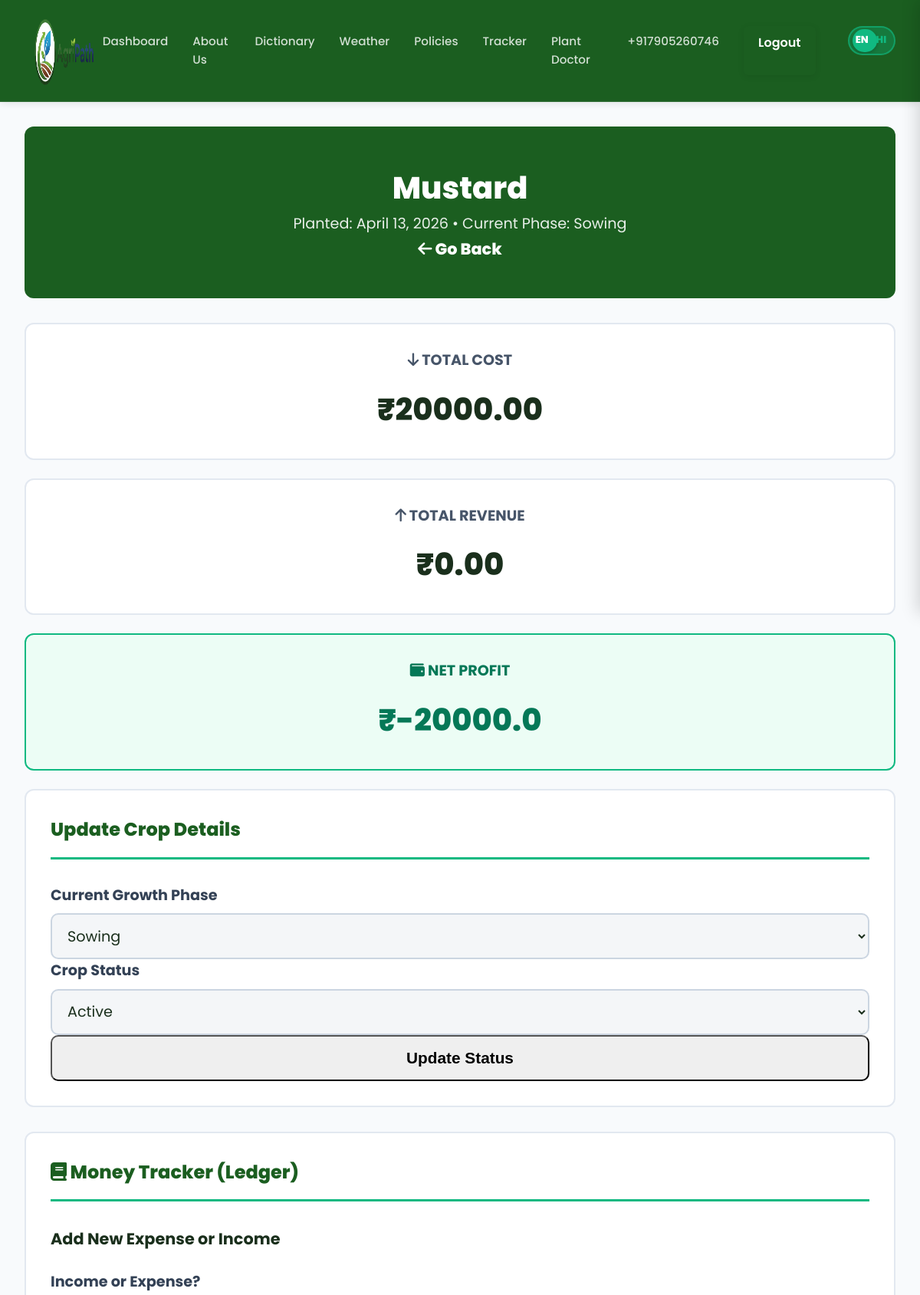
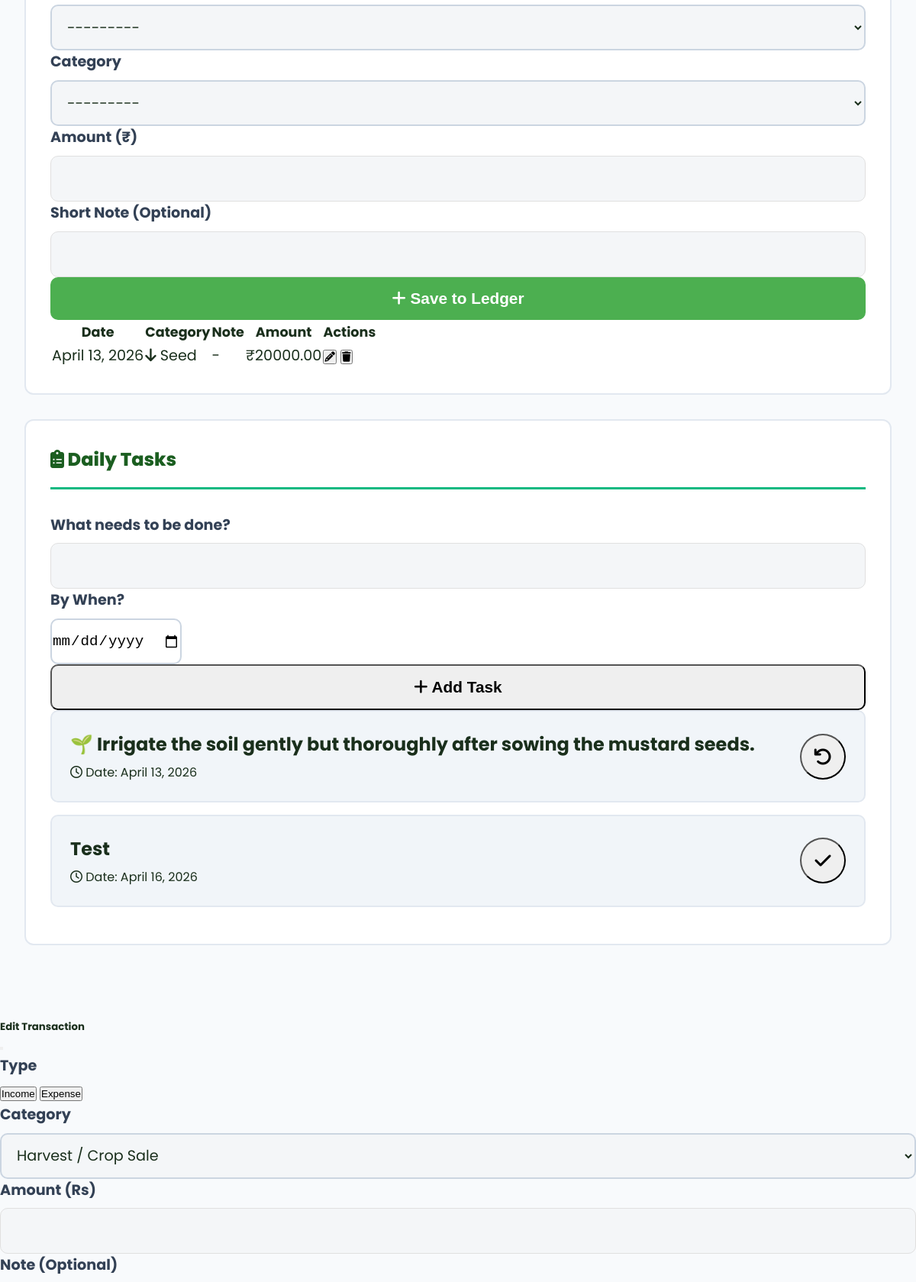
The app's page /tracker/update/6/ (signed in, upper part) with its own data (2 pictures, top to bottom).
### tracker/models.py (models this page shows, shortened)
class CropTracker(models.Model):
    GROWTH_PHASES = [
        ('Sowing', 'Sowing'),
        ('Germination', 'Germination'),
        ('Vegetative', 'Vegetative'),
        ('Flowering', 'Flowering'),
        ('Fruiting', 'Fruiting'),
        ('Maturation', 'Maturation'),
    ]
    STATUS_CHOICES = [
        ('Active', 'Active'),
        ('Completed', 'Completed'),
    ]
    user = models.ForeignKey(User, on_delete=models.CASCADE, related_name='tracked_crops')
    crop = models.ForeignKey(Crop, on_delete=models.SET_NULL, null=True, blank=True)
    crop_name_custom = models.CharField(max_length=100, blank=True, default='', help_text="Custom crop name if not in dictionary")
    quantity = models.DecimalField(max_digits=10, decimal_places=2)
    unit = models.CharField(max_length=50, default='kg')
    planting_date = models.DateField()
    harvest_date = models.DateField(null=True, blank=True)
    growth_phase = models.CharField(max_length=50, choices=GROWTH_PHASES, default='Sowing')
    phase_updated_date = models.DateField(null=True, blank=True)
    status = models.CharField(max_length=20, choices=STATUS_CHOICES, default='Active')
    health = models.CharField(
        max_length=20,
        choices=[('Healthy', 'Healthy'), ('Attention', 'Attention'), ('At Risk', 'At Risk')],
        default='Healthy'
    )
    emoji = models.CharField(max_length=10, default='🌿', help_text="Emoji for visual identification")
    cost = models.DecimalField(max_digits=10, decimal_places=2, default=0)
    revenue = models.DecimalField(max_digits=10, decimal_places=2, default=0)
    location = models.CharField(max_length=100, blank=True)
    field_polygon = models.TextField(blank=True, help_text="GeoJSON or coordinate string for the field map")
    field_area_acres = models.DecimalField(max_digits=10, decimal_places=2, null=True, blank=True)
    strategy = models.TextField(blank=True, help_text="Notes or strategy for this crop")
    created_at = models.DateTimeField(auto_now_add=True)
    updated_at = models.DateTimeField(auto_now=True)
    class Meta:
        ordering = ['-planting_date']
    @property
    def display_name(self):
        return self.crop.name if self.crop else self.crop_name_custom
    @property
    def profit(self):
        return float(self.revenue - self.cost)

class FinancialEntry(models.Model):
    ENTRY_TYPES = [
        ('Expense', 'Expense'),
        ('Revenue', 'Revenue'),
    ]
    CATEGORIES = [
        ('Seed', 'Seed'),
        ('Fertilizer', 'Fertilizer'),
        ('Pesticide', 'Pesticide'),
        ('Labor', 'Labor'),
        ('Equipment', 'Equipment'),
        ('Harvest/Sale', 'Harvest/Sale'),
        ('Other', 'Other'),
    ]
    crop_tracker = models.ForeignKey(CropTracker, related_name='financials', on_delete=models.CASCADE)
    entry_type = models.CharField(max_length=20, choices=ENTRY_TYPES)
    category = models.CharField(max_length=50, choices=CATEGORIES)
    amount = models.DecimalField(max_digits=10, decimal_places=2)
    date = models.DateField(auto_now_add=True)
    description = models.CharField(max_length=255, blank=True)
    class Meta:
        ordering = ['-date']

class Task(models.Model):
    crop_tracker = models.ForeignKey(CropTracker, related_name='tasks', on_delete=models.CASCADE)
    title = models.CharField(max_length=200)
    due_date = models.DateField()
    is_completed = models.BooleanField(default=False)
    class Meta:
        ordering = ['due_date']

### tracker/views.py (the view)
# urls.py: path('update/<int:tracker_id>/', views.update_crop, name='update_tracked_crop'),
@login_required
def update_crop(request, tracker_id):
    crop_tracker = get_object_or_404(CropTracker, id=tracker_id, user=request.user)
    if request.method == 'POST':
        form = CropUpdateForm(request.POST, instance=crop_tracker)
        if form.is_valid():
            form.save()
            return redirect('tracker_dashboard')
    else:
        form = CropUpdateForm(instance=crop_tracker)
    return render(request, 'tracker/update_crop.html', {
        'form': form,
        'crop': crop_tracker,
        'financial_form': FinancialEntryForm(),
        'task_form': TaskForm(),
        'financials': crop_tracker.financials.all(),
        'tasks': crop_tracker.tasks.all(),
    })

### templates/tracker/update_crop.html (shortened to what this page needs)
{% extends 'base.html' %}
{% load static %}
{% block extra_css %}
<link rel="stylesheet" href="https://cdnjs.cloudflare.com/ajax/libs/font-awesome/6.4.0/css/all.min.css">
{% endblock %}
{% block content %}
<div class="container" style="padding-top: 2rem; padding-bottom: 4rem; max-width: 1200px;">
    <div class="dashboard-header">
        <h2>{{ crop.display_name }}</h2>
        <p>Planted: {{ crop.planting_date }} &bull; Current Phase: {{ crop.growth_phase }}</p>
        <a href="{% url 'tracker_dashboard' %}" class="btn btn-light btn-massive mx-auto mt-3" style="max-width: 300px;"><i class="fas fa-arrow-left"></i> Go Back</a>
    </div>
    <div class="row">
        <div class="col-md-4">
            <div class="summary-card">
                <h3><i class="fas fa-arrow-down text-danger"></i> Total Cost</h3>
                <div class="value text-danger">₹{{ crop.cost }}</div>
            </div>
        </div>
        <div class="col-md-4">
            <div class="summary-card">
                <h3><i class="fas fa-arrow-up text-success"></i> Total Revenue</h3>
                <div class="value text-success">₹{{ crop.revenue }}</div>
            </div>
        </div>
        <div class="col-md-4">
            <div class="summary-card" style="border-color: #10b981; background: #ecfdf5;">
                <h3 style="color: #047857;"><i class="fas fa-wallet text-success"></i> Net Profit</h3>
                <div class="value" style="color: #047857;">₹{{ crop.profit }}</div>
            </div>
        </div>
    </div>
    <div class="card-panel">
        <h4 class="card-title">Update Crop Details</h4>
        <form method="post" id="crop-update-form">
            <div class="row">
                <div class="col-md-6 mb-4">
                    <label>Current Growth Phase</label>
                    {{ form.growth_phase }}
                </div>
                <div class="col-md-6 mb-4">
                    <label>Crop Status</label>
                    {{ form.status }}
                </div>
            </div>
            <button type="submit" class="btn btn-success btn-massive">Update Status</button>
        </form>
    </div>
    <div class="card-panel">
        <h4 class="card-title"><i class="fas fa-book"></i> Money Tracker (Ledger)</h4>
        <div class="bg-light p-4 rounded mb-5 border">
            <h5 style="font-size: 1.3rem; font-weight: 700; margin-bottom: 1.5rem;">Add New Expense or Income</h5>
            <form method="post" action="{% url 'add_financial_entry' %}">
                <div class="row">
                    <div class="col-md-6 mb-3">
                        <label>Income or Expense?</label>
                        {{ financial_form.entry_type }}
                    </div>
                    <div class="col-md-6 mb-3">
                        <label>Category</label>
                        {{ financial_form.category }}
                    </div>
                    <div class="col-md-6 mb-3">
                        <label>Amount (₹)</label>
                        {{ financial_form.amount }}
                    </div>
                    <div class="col-md-6 mb-3">
                        <label>Short Note (Optional)</label>
                        {{ financial_form.description }}
                    </div>
                </div>
                <button type="submit" class="btn btn-primary btn-massive mt-3"><i class="fas fa-plus"></i> Save to Ledger</button>
            </form>
        </div>
        <div class="table-responsive">
            <table class="table table-bordered table-striped">
                <thead class="table-light">
                    <tr>
                        <th>Date</th>
                        <th>Category</th>
                        <th>Note</th>
                        <th>Amount</th>
                        <th>Actions</th>
                    </tr>
                </thead>
                <tbody>
                    {% for entry in financials %}
                    <tr>
                        <td>{{ entry.date }}</td>
                        <td>
                            {% if entry.entry_type == 'Expense' %}
                            <span class="text-danger fw-bold"><i class="fas fa-arrow-down"></i> {{ entry.category }}</span>
                            {% else %}
                            <span class="text-success fw-bold"><i class="fas fa-arrow-up"></i> {{ entry.category }}</span>
                            {% endif %}
                        </td>
                        <td>{{ entry.description|default:"-" }}</td>
                        <td class="fw-bold">₹{{ entry.amount }}</td>
                        <td>
                            <button class="btn btn-sm btn-outline-primary me-1" onclick="openEditTxn({{ entry.id }}, '{{ entry.entry_type }}', '{{ entry.category }}', {{ entry.amount }}, '{{ entry.description|escapejs }}')">
                                <i class="fas fa-pencil-alt"></i>
                            </button>
                            <form method="POST" action="{% url 'delete_financial_entry' entry.id %}" style="display:inline;" onsubmit="return confirm('Delete this transaction?')">
                                <button type="submit" class="btn btn-sm btn-outline-danger">
                                    <i class="fas fa-trash"></i>
                                </button>
                            </form>
                        </td>
                    </tr>
                    {% empty %}
                    <tr><td colspan="5" class="text-center text-muted py-4">No entries added yet.</td></tr>
                    {% endfor %}
                </tbody>
            </table>
        </div>
    </div>
    <div class="card-panel">
        <h4 class="card-title"><i class="fas fa-clipboard-list"></i> Daily Tasks</h4>
        <form method="post" action="{% url 'add_task' %}" class="bg-light p-4 rounded mb-4 border">
            <div class="row">
                <div class="col-md-6 mb-3">
                    <label>What needs to be done?</label>
                    {{ task_form.title }}
                </div>
                <div class="col-md-6 mb-3">
                    <label>By When?</label>
                    {{ task_form.due_date }}
                </div>
            </div>
            <button type="submit" class="btn btn-secondary btn-massive mt-3"><i class="fas fa-plus"></i> Add Task</button>
        </form>
        <div class="task-list">
            {% for task in tasks %}
            <div class="task-item {% if task.is_completed %}opacity-50{% endif %}">
                <div>
                    <h6 class="{% if task.is_completed %}text-decoration-line-through{% endif %}">{{ task.title }}</h6>
                    <small class="text-danger fw-bold"><i class="far fa-clock"></i> Date: {{ task.due_date }}</small>
                </div>
                <form method="post" action="{% url 'toggle_task' task.id %}">
                    <button type="submit" class="btn {% if task.is_completed %}btn-secondary{% else %}btn-success{% endif %} btn-check-task">
                        <i class="fas {% if task.is_completed %}fa-undo{% else %}fa-check{% endif %}"></i>
                    </button>
                </form>
            </div>
            {% empty %}
            <p class="text-muted text-center py-4 fs-4">No tasks added.</p>
            {% endfor %}
        </div>
    </div>
</div>
<div class="modal fade" id="editTxnModal" tabindex="-1">
    <div class="modal-dialog">
        <div class="modal-content">
            <div class="modal-header">
                <h5 class="modal-title">Edit Transaction</h5>
                <button type="button" class="btn-close" data-bs-dismiss="modal"></button>
            </div>
            <form method="POST" id="form-edit-txn" action="">
                <div class="modal-body">
                    <div class="mb-3">
                        <label class="form-label">Type</label>
                        <div class="btn-group w-100" role="group">
                            <button type="button" class="btn btn-success" id="btn-edit-inc" onclick="setEditTxnType('Revenue')">Income</button>
                            <button type="button" class="btn btn-outline-danger" id="btn-edit-exp" onclick="setEditTxnType('Expense')">Expense</button>
                        </div>
                    </div>
                    <div class="mb-3">
                        <label class="form-label">Category</label>
                        <select name="category" id="edit-txn-category" class="form-select">
                            <option value="Harvest/Sale">Harvest / Crop Sale</option>
                        </select>
                    </div>
                    <div class="mb-3">
                        <label class="form-label">Amount (Rs)</label>
                        <input type="number" step="0.01" name="amount" id="edit-txn-amount" class="form-control" required>
                    </div>
                    <div class="mb-3">
                        <label class="form-label">Note (Optional)</label>
                    </div>
                </div>
            </form>
        </div>
    </div>
</div>
{% endblock %}

### templates/base.html (shortened to what this page needs)
{% load static %}
<!DOCTYPE html>
<html lang="en">
<head>
    <link rel="stylesheet" href="{% static 'css/style.css' %}">
    {% block extra_css %}{% endblock %}
</head>
<body style="position: relative; min-height: 100vh;">
    <nav class="navbar">
        <div class="nav-content">
            <a href="/" class="logo-container">
                <img src="{% static 'logo.png' %}" alt="AgriPath Logo" class="logo-img">
            </a>
            <div class="nav-links">
                <a href="/" class="nav-link">Dashboard</a>
                <a href="{% url 'about' %}" class="nav-link">About Us</a>
                <a href="{% url 'crop_list' %}" class="nav-link">Dictionary</a>
                <a href="{% url 'Weather' %}" class="nav-link">Weather</a>
                {% if request.user.is_authenticated %}
                <a href="{% url 'Policies' %}" class="nav-link">Policies</a>
                <a href="{% url 'tracker_dashboard' %}" class="nav-link">Tracker</a>
                {% endif %}
                {% if request.user.is_authenticated %}
                <a href="{% url 'plant_doctor' %}" class="nav-link">Plant Doctor</a>
                {% endif %}
                <a href="{% url 'view_profile' %}" class="nav-link">
                    {% if user.is_authenticated %}
                    {{ user.username }}
                    {% else %}
                    Profile
                    {% endif %}
                </a>
                {% if user.is_authenticated %}
                <a href="{% url 'logout' %}" class="nav-btn">Logout</a>
                {% else %}
                <a href="{% url 'request_otp' %}" class="nav-btn">Login</a>
                {% endif %}
                <div id="custom-lang-toggle" class="lang-toggle-btn notranslate" onclick="toggleLanguage()" title="Switch to Hindi (हिंदी)">
                    <div class="lang-toggle-thumb"></div>
                    <span class="lang-toggle-text white-text" id="lang-en-text">EN</span>
                    <span class="lang-toggle-text" id="lang-hi-text">HI</span>
                </div>
            </div>
        </div>
    </nav>
    <main class="page-wrapper">
        {% block content %}
        {% endblock %}
    </main>
</body>
</html>

### records on screen
CropTracker: display_name "Mustard", planting_date "April 13, 2026", growth_phase "Sowing", cost "20000.00", revenue "0.00", profit "-20000.0", status "Active"
FinancialEntry: date "April 13, 2026", category "Seed", description "-", amount "20000.00"
Task: title "🌱 Irrigate the soil gently but thoroughly after sowing the mustard seeds.", due_date "April 13, 2026", is_completed True (drawn)
Task: title "Test", due_date "April 16, 2026", is_completed False (drawn)

### other values on screen
{{ user.username }} "+917905260746"
